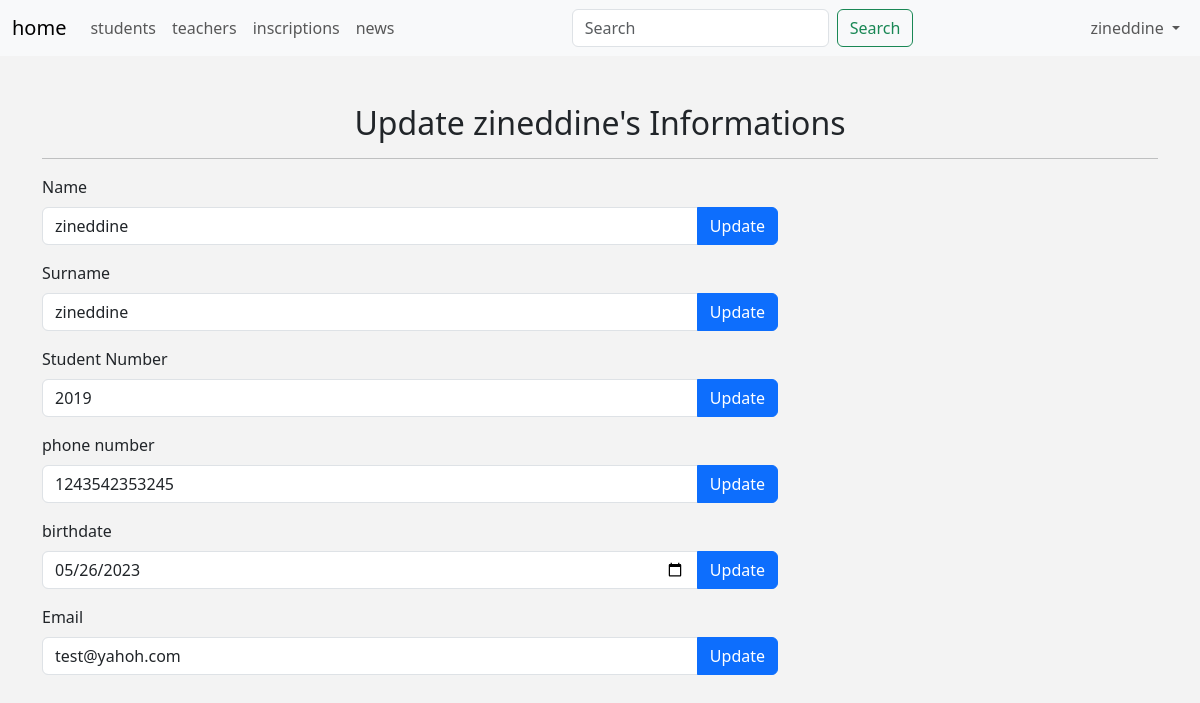
The page /admin/manage-student.php?action=edit&student_id=11 (signed in) on the database as committed earlier.
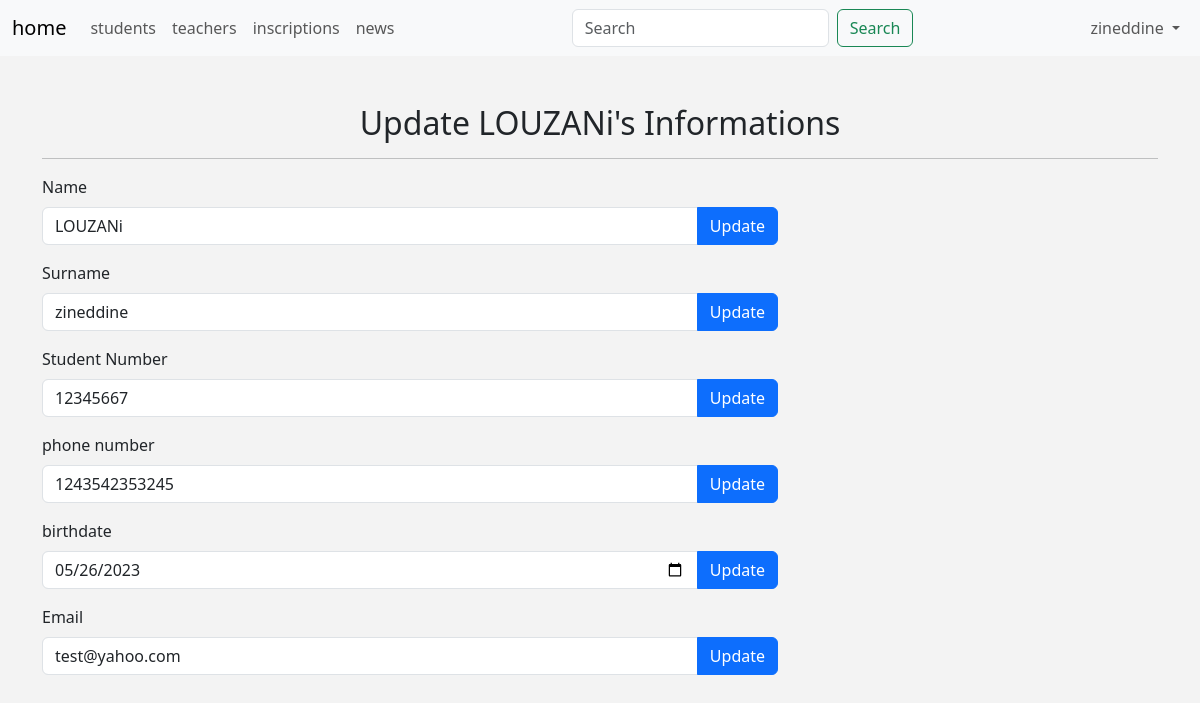
The same page on the database as committed later.
### tables this page shows
CREATE TABLE `Etudiants` (
  `id` int(11) NOT NULL,
  `nom` varchar(50) NOT NULL,
  `prenom` varchar(50) NOT NULL,
  `date_naissance` date NOT NULL,
  `email` varchar(255) NOT NULL,
  `num_etudiant` varchar(255) NOT NULL,
  `password` varchar(255) NOT NULL,
  `telephone` varchar(20) NOT NULL,
  `photo` mediumblob DEFAULT NULL
);

### admin/manage-student.php (the view, shortened to what this page needs)
<?php
if (isset($_SESSION['username'])) {
    include 'init.php';
    $student_id = isset($_GET['student_id']) && is_numeric($_GET['student_id']) ? intval($_GET['student_id']) : 0;
    $stmt = $connection->prepare("SELECT * FROM Etudiants WHERE id = ?");
    $stmt->execute(array($student_id));
    $student = $stmt->fetch(PDO::FETCH_ASSOC);
        ?>
        <?php
    if(isset($_GET['action']) && $_GET['action'] == 'edit') {
        ?>
        <div class="container">
            <h2 class="text-center mt-5">Update <?php echo $student['nom']?>'s Informations</h2>
            <hr>
            <form action="<?php $_SERVER['PHP_SELF']?>" method="POST" class="">
                <div class="row mb-3">
                    <div class="col-md-8">
                        <label for="first_name" class="form-label">Name</label>
                        <div class="input-group">
                            <input type="text" class="form-control" id="first_name" name="name" value="<?php  echo $student['nom']; ?>">
                            <button class="btn btn-primary" name="update-student-name" type="submit">Update</button>
                        </div>
                    </div>
                </div>
            </form>
            <form action="<?php $_SERVER['PHP_SELF']?>" method="post">
                <div class="row mb-3">
                    <div class="col-md-8">
                        <label for="surname" class="form-label">Surname</label>
                        <div class="input-group">
                            <input type="text" class="form-control" id="first_name" name="surname" value="<?php  echo $student['prenom']; ?>">
                            <button class="btn btn-primary" name="update-student-surname" type="submit">Update</button>
                        </div>
                    </div>
                </div>
            </form>
            <form action="<?php $_SERVER['PHP_SELF']?>" method="post">
                <div class="row mb-3">
                    <div class="col-md-8">
                        <label for="student-number" class="form-label">Student Number</label>
                        <div class="input-group">
                            <input type="text" class="form-control" id="student-number" name="student-number" value="<?php  echo $student['num_etudiant']; ?>">
                            <button class="btn btn-primary" name="update-student-number" type="submit">Update</button>
                        </div>
                    </div>
                </div>
            </form>
            <form action="<?php $_SERVER['PHP_SELF']?>" method="post">
                <div class="row mb-3">
                    <div class="col-md-8">
                        <label for="phone-number" class="form-label">phone number</label>
                        <div class="input-group">
                            <input type="text" class="form-control" id="phone-number" name="phone-number" value="<?php  echo $student['telephone']; ?>">
                            <button class="btn btn-primary" name="update-phone-number" type="submit">Update</button>
                        </div>
                    </div>
                </div>
            </form>
            <form action="<?php $_SERVER['PHP_SELF']?>" method="post">
                <div class="row mb-3">
                    <div class="col-md-8">
                        <label for="birthdate" class="form-label">birthdate</label>
                        <div class="input-group">
                            <input type="date" class="form-control" id="birth-date" name="birthdate" value="<?php  echo $student['date_naissance']; ?>">
                            <button class="btn btn-primary" name="update-student-birthdate" type="submit">Update</button>
                        </div>
                    </div>
                </div>
            </form>
            <form action="<?php $_SERVER['PHP_SELF']?>" method="POST">
                <div class="row mb-3">
                    <div class="col-md-8">
                        <label for="email" class="form-label">Email</label>
                        <div class="input-group">
                            <input type="email" class="form-control" id="email" name="email" value="<?php  echo $student['email']; ?>">
                            <button class="btn btn-primary" name="update-student-email"  type="submit">Update</button>
                        </div>
                    </div>
                </div>
            </form>
        </div>
        <?php
    }
    include $tpl . 'footer.php';
} else {
    echo 'You are not authorized to view this page.';
    header('Location: index.php');
    exit();
}
?>

Rows that differ between the two databases and show on the page:
changed etudiants "zineddine": nom "zineddine" → "LOUZANi"; name "zineddine" → "LOUZANi"; student-number "2019" → "12345667"; email "test@yahoh.com" → "test@yahoo.com"
